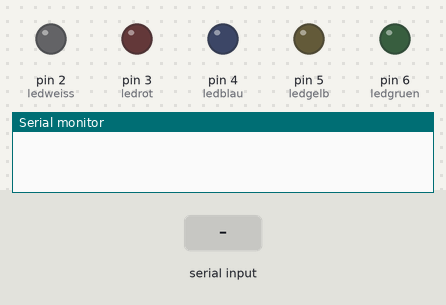
A sketch run on a simulated Arduino Uno, built with avr-gcc and run on an emulated ATmega328P. Shown: output pins drawn as LEDs (lit = HIGH), the last lines printed to the serial monitor. Inputs (shaded band) come from the test bench.

Above: at 1.2 s.
1.3 s: "*alle an" received over Serial
At 2.4 s:
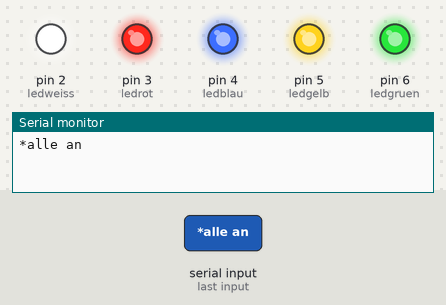
2.8 s: "*rot aus" received over Serial
At 3.5 s:
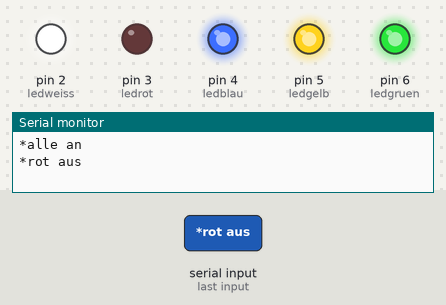
4.3 s: "*blau aus" received over Serial
At 5.0 s:
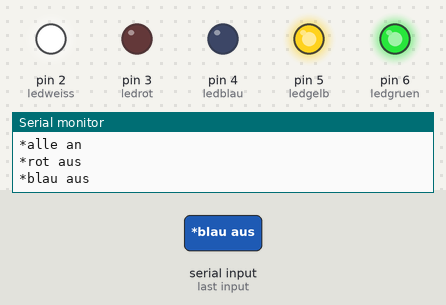
5.8 s: "*rot an" received over Serial
At 6.6 s:
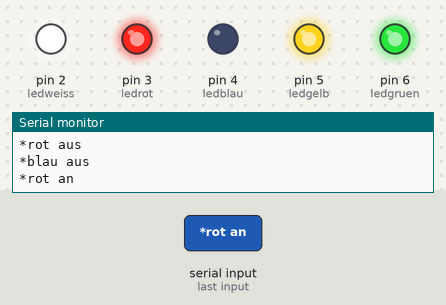
7.3 s: "*gelb aus" received over Serial
At 8.5 s:
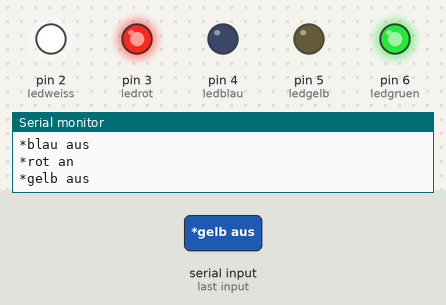
8.8 s: "*blau an" received over Serial
At 9.3 s:
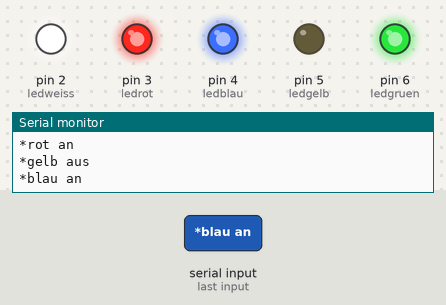
Timing chart, 0 to 11.3 s (numbered marks = the images above; inputs shaded):
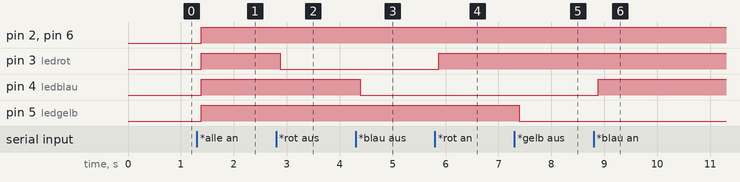

Measured:
- after the input at 1.3 s, pin 2 (ledweiss), pin 3 (ledrot), pin 4 (ledblau), pin 5 (ledgelb), pin 6 (ledgruen): LOW → HIGH after 0.08 s
- after the input at 2.8 s, pin 3 (ledrot): HIGH → LOW after 0.08 s
- after the input at 4.3 s, pin 4 (ledblau): HIGH → LOW after 0.09 s
- after the input at 5.8 s, pin 3 (ledrot): LOW → HIGH after 0.07 s
- after the input at 7.3 s, pin 5 (ledgelb): HIGH → LOW after 0.09 s
- after the input at 8.8 s, pin 4 (ledblau): LOW → HIGH after 0.08 s

The sketch:

25_bluetooth_modul_2.ino
```cpp
String voice;
int
ledweiss = 2,
ledrot = 3,
ledblau = 4,
ledgelb = 5,
ledgruen = 6;

void allon() {
  digitalWrite(ledweiss, HIGH);
  digitalWrite(ledrot, HIGH);
  digitalWrite(ledblau, HIGH);
  digitalWrite(ledgelb, HIGH);
  digitalWrite(ledgruen, HIGH);
}

void alloff() {
  digitalWrite(ledweiss, LOW);
  digitalWrite(ledrot, LOW);
  digitalWrite(ledblau, LOW);
  digitalWrite(ledgelb, LOW);
  digitalWrite(ledgruen, LOW);
}
void setup() {
  // put your setup code here, to run once:
  Serial.begin(9600);
  pinMode(ledweiss, OUTPUT);
  pinMode(ledrot, OUTPUT);
  pinMode(ledblau, OUTPUT);
  pinMode(ledgelb, OUTPUT);
  pinMode(ledgruen, OUTPUT);
}

void loop() {
  // put your main code here, to run repeatedly:
  while (Serial.available()) {
    delay(10);
    char c = Serial.read();
    if(c == '#') {break;}
    voice += c;
  }
  if(voice.length() > 0) {
    Serial.println(voice);
  }

  if(voice == "*alle an") {allon();}
  else if(voice == "*alle aus") {alloff();}
  else if(voice == "*weiß an") {digitalWrite(ledweiss, HIGH);}
  else if(voice == "*rot an") {digitalWrite(ledrot, HIGH);}
  else if(voice == "*blau an") {digitalWrite(ledblau, HIGH);}
  else if(voice == "*gelb an") {digitalWrite(ledgelb, HIGH);}
  else if(voice == "*grün an") {digitalWrite(ledgruen, HIGH);}

  else if(voice == "*weiß aus") {digitalWrite(ledweiss, LOW);}
  else if(voice == "*rot aus") {digitalWrite(ledrot, LOW);}
  else if(voice == "*blau aus") {digitalWrite(ledblau, LOW);}
  else if(voice == "*gelb aus") {digitalWrite(ledgelb, LOW);}
  else if(voice == "*grün aus") {digitalWrite(ledgruen, LOW);}
  voice="";
}
```
